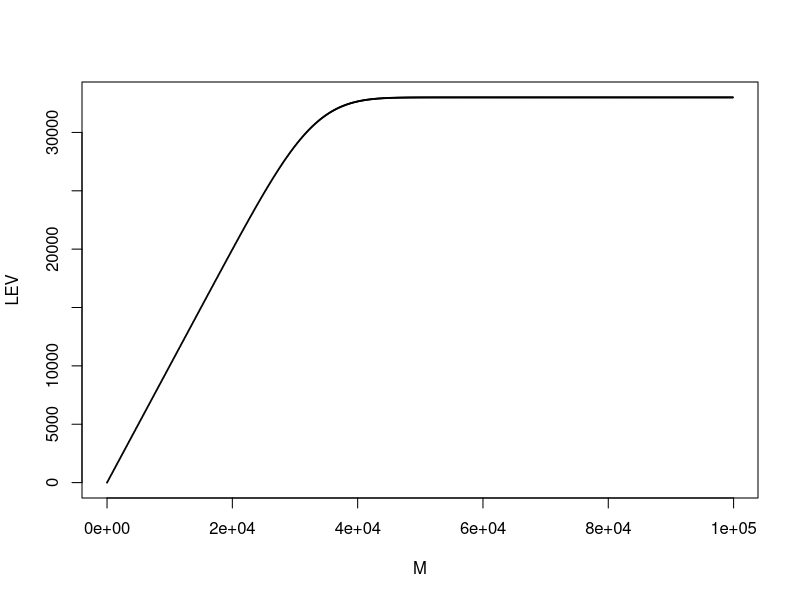
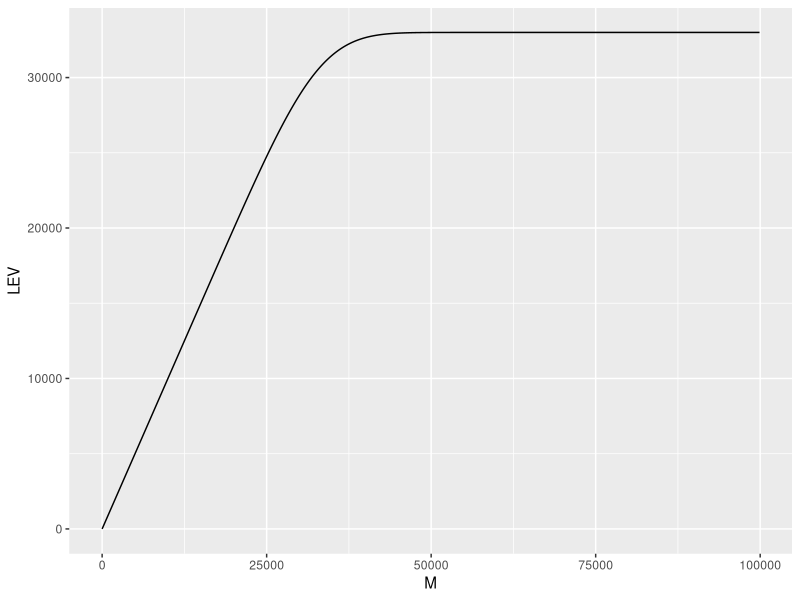

The R script that drew these images, in order:
## ---- chunk 1
# 制作LEV函数
LEV.normal <- function(mu,sigma,M){
  # 将(M-mu)/sigma视为一个新的变量，使后面代码更加简洁
  Normalized <- (M-mu)/sigma
  # 直接写出lev函数
  lev <- -sigma * dnorm(Normalized) + sigma * Normalized *(1 - pnorm(Normalized)) + mu
  return(lev)
}
## ---- chunk 2
# 代入mu、sigma和一串M，返回一个向量
mu <- 33000
sigma <- sqrt(35151000)
M <- seq(from = 0, by = 100, length.out = 1000)
LEV <- LEV.normal(mu = mu,sigma = sigma,M = M)
## ---- chunk 3
# 使用最简单的plot函数进行绘图
# 指定x和y
# 将点的大小（cex）设为0.1，防止曲线过粗
plot(M, LEV, cex = 0.1)
## ---- chunk 4
library(ggplot2)
result.frame <- data.frame(M, LEV)
ggplot(data = result.frame, mapping = aes(x = M, y = LEV))+
  geom_line()
